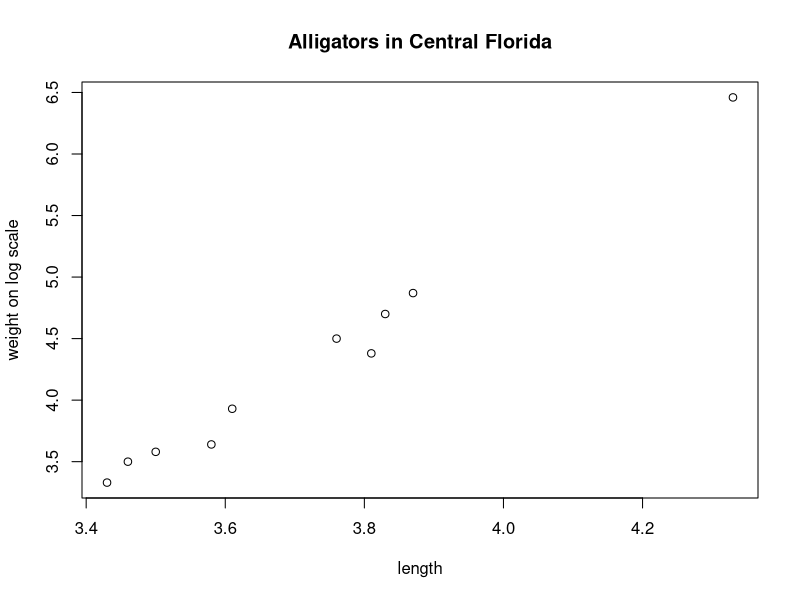

Write R code to recreate this figure.
# AGH University of Science and Technology 
# EAIiIB, SMADA, Data Mining 2018
# Alperen KARA
InLength = c(3.87,3.61,4.33,3.43,3.81,3.83,3.46,3.76,3.50,3.58)
InWeight = c(4.87,3.93,6.46,3.33,4.38,4.70,3.50,4.50,3.58,3.64)
alligator <- data.frame(InLength,InWeight)
plot(InWeight~InLength,data=alligator,
xlab = "length",     
ylab = "weight on log scale",
main = "Alligators in Central Florida"
     )
alligator.model1 = lm(InWeight~InLength,data=alligator)
summary(alligator.model1)
